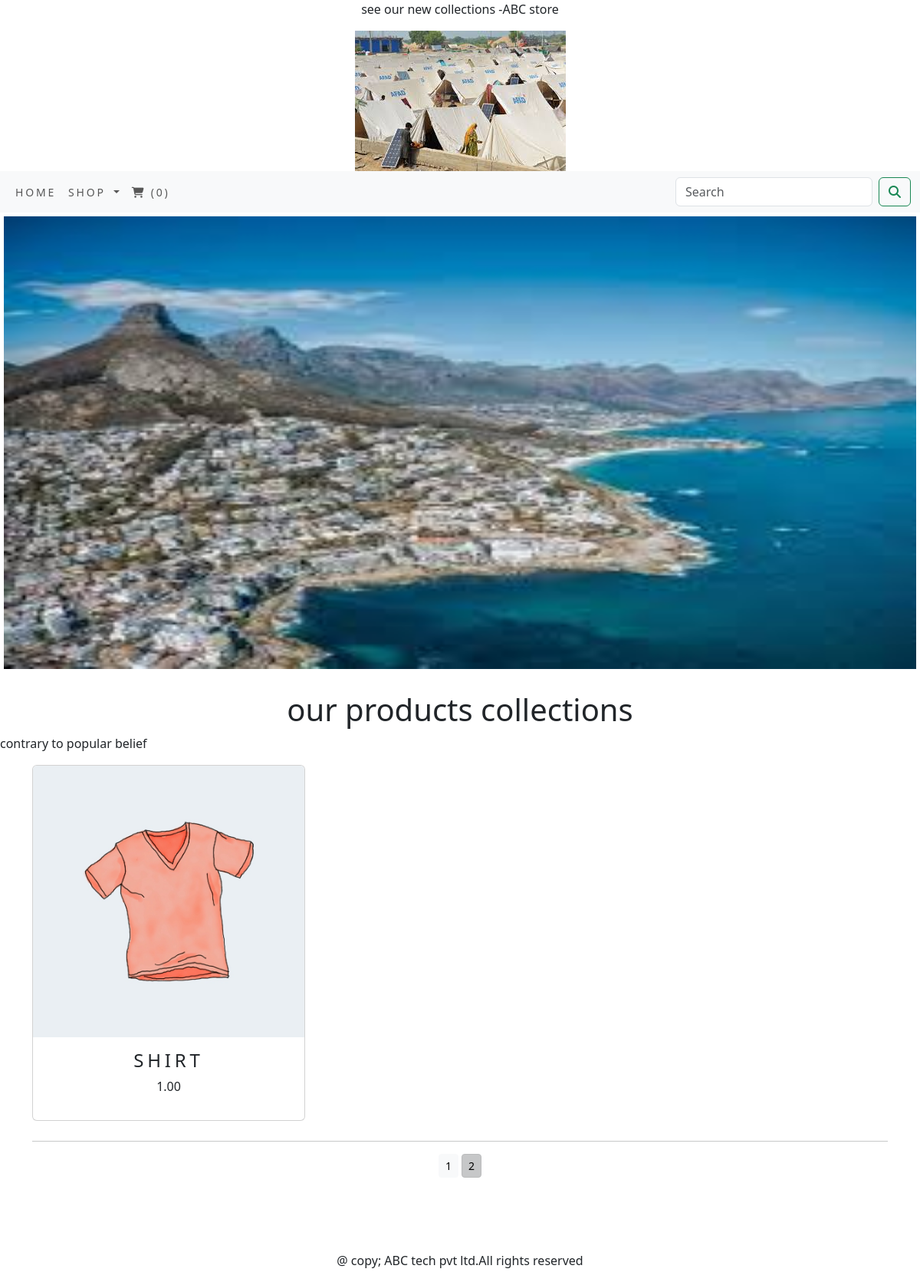
Screenshot of /shop?page=2 with the database file from the repository.
### shop/models.py (models this page shows, shortened)
class product(models.Model):
    name=models.CharField(max_length=250,unique=True)
    slug=models.SlugField(max_length=250,unique=True)
    description=models.TextField(blank=True)
    price = models.DecimalField(max_digits=10,decimal_places=2)
    category = models.ForeignKey(category,on_delete=models.CASCADE)
    image=models.ImageField(upload_to='product',blank=True)
    stock=models.IntegerField()
    available=models.BooleanField(default=True)
    created=models.DateTimeField(auto_now_add=True)
    updated=models.DateTimeField(auto_now_add=True)
    def get_url(self):
        return reverse('shop:prodcatdetail',args=[self.category.slug,self.slug])
    class Meta:
        ordering=('name',)
        verbose_name='products'
        verbose_name_plural='products'

### shop/views.py (the view)
# urls.py: path('',views.allprodcat,name='allprodcat'),
def allprodcat(request,c_slug=None):
    c_page=None
    products_list=None
    if c_slug!=None:
        c_page=get_object_or_404(category,slug=c_slug)
        products_list=product.objects.all().filter(category=c_page,available=True)
    else:
        products_list=product.objects.all().filter(available=True)
    paginator=Paginator(products_list,6)
    try:
        page=int(request.GET.get('page','1'))
    except:
        page=1
    try:
        products=paginator.page(page)
    except (EmptyPage,InvalidPage):
        products=paginator.page(paginator.num_pages)
    return  render(request,"category.html",{'category':c_page,'products':products})

### cartapp/context_processors.py (called while the page is built)
def counter(request):
    item_count=0
    if 'admin' in request.path:
        return {}
    else:
        try:
            cart=Cart.objects.filter(cart_id=_cart_id(request))
            car_items=CartItem.objects.all().filter(cart=cart[:1])
            for cart_item in car_items:
                item_count+=cart_item.quantity
        except Cart.DoesNotExist:
            item_count=0
    return dict(item_count=item_count)

### cartapp/views.py (called while the page is built)
def _cart_id(request):
    cart=request.session.session_key
    if not cart:
        cart=request.session.create()
    return cart

### shop/context_processors.py (called while the page is built)
def menu_links(request):
    links=category.objects.all()
    return dict(links=links)

### shop/models.py (called while the page is built)
    def get_url(self):
        return reverse('shop:products_by_category',args=[str(self.slug)])

### templates/category.html (shortened to what this page needs)
{% extends 'base.html' %}
{%  load static %}
{% block title%}
{% if category %}
{{category.name}}-ABC store
{% else %}
<p class="text-center">see our new collections -ABC store</p>
{% endif %}
{% endblock %}
{% block content %}
<div class="mx_auto">
    {% if category %}
    <img class="my_image" src="{{category.image.url}}" alt="{{category.name}}">
</div>
<br>
<div>
    <h1 class="text-center my_title">{{category.name}}</h1>
    <p class="text-justify">{{category.description}}</p>
</div>
{% else %}
<div>
<img class="my_image my_image_padding" src="{% static 'img/banner.png' %}" alt="our products" width="100%" height="600px">
</div>
<br>
<div>
    <h1 class="text-center my_title">our products collections</h1>
    <p class="text-justify">contrary to popular belief</p>
</div>
{% endif %}
<div class="container">
<div class="row mx_auto">
    {% for product in products.object_list %}
<div class="my_bottom_margin col-9 col-sm-12  col-md-4 xol-lg-4">
    <div class="card text-center" style="min-width:18rem;">
<a href="{{product.get_url}}"><img src="{{product.image.url}}" alt="{{product.name}}" class="card-img-top my_image" width="200px" ></a>
<div class="card-body">
    <h4>{{product.name}}</h4>
     <p>{{product.price}}</p>
    </div>
</div>
</div>
{% endfor %}
</div>
    <div class="mx-auto">
        {% if products.paginator.num_pages > 1 %}
       <hr>
        <div class="text-center">
{% for pg in products.paginator.page_range %}
            <a href="?page={{pg}}" class="btn btn-light btn-sm {% if products.number == pg %}active {% endif %}">{{pg}}</a>
            {% endfor %}
    </div>
         {% endif %}
    </div>
    <br>
</div>
{% endblock%}

### static/css/custom.css (style rules this page uses)
.my_image_padding { padding:5px; }
.my_bottom_margin { margin-bottom:10px; }
.card-body h4 { font-spacing:14px; text-transform:uppercase; letter-spacing:.2em }

### rows the page displays
product: image (picture), name "SHIRT", price "1.00"

### other values shown
{{ item_count }} "0"
{{ pg }} "1" "2"
